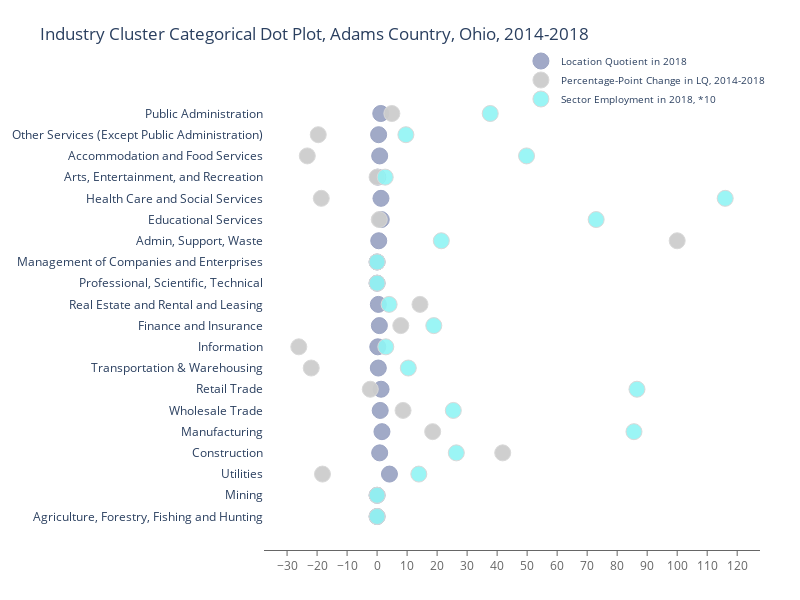

The code cell stored with this chart in its notebook:
### Code cell
import plotly.graph_objects as go

y = df['Description'].values.tolist()
fig = go.Figure()

fig.add_trace(go.Scatter(
    x=df['Adams_LQ_2018'], y=y,
    name='Location Quotient in 2018',
    marker=dict(
        color='rgba(156, 165, 196, 0.95)',
        line_color='rgba(156, 165, 196, 1.0)',
    )
))
fig.add_trace(go.Scatter(
    x=df['Adams_LQ_growth'], y=y,
    name='Percentage-Point Change in LQ, 2014-2018',
    marker=dict(
        color='rgba(204, 204, 204, 0.95)',
        line_color='rgba(217, 217, 217, 1.0)'
    )
))

fig.add_trace(go.Scatter(
    x=df['Jobs_adams']/10, y=y,
    name='Sector Employment in 2018, *10',
    marker=dict(
        color='rgba(144, 244, 244, 0.9)',
        line_color='rgba(217, 217, 217, 1.0)'
    )
))

fig.update_traces(mode='markers', marker=dict(line_width=1, symbol='circle', size=16))

fig.update_layout(
    title="Industry Cluster Categorical Dot Plot, Adams Country, Ohio, 2014-2018",
    xaxis=dict(
        showgrid=True,
        showline=True,
        linecolor='rgb(102, 102, 102)',
        tickfont_color='rgb(102, 102, 102)',
        showticklabels=True,
        dtick=10,
        ticks='outside',
        tickcolor='rgb(102, 102, 102)',
    ),
    margin=dict(l=140, r=40, b=50, t=80),
    legend=dict(
        font_size=10,
        yanchor='middle',
        xanchor='right',
    ),
    width=800,
    height=600,
    paper_bgcolor='white',
    plot_bgcolor='white',
    hovermode='closest',
)
fig.show()

### Figure 1 — Plotly figure (JSON) as saved in the notebook; plotly's stock layout.template omitted (floating-point values rounded to 4 significant figures)
{"data": [{"marker": {"color": "rgba(156, 165, 196, 0.95)", "line": {"color": "rgba(156, 165, 196, 1.0)", "width": 1}, "size": 16, "symbol": "circle"}, "mode": "markers", "name": "Location Quotient in 2018", "type": "scatter", "x": [0, 0, 4.12, 0.86, 1.62, 1.04, 1.32, 0.41, 0.23, 0.76, 0.42, 0, 0, 0.55, 1.39, 1.29, 0.24, 0.86, 0.51, 1.22], "y": ["Agriculture, Forestry, Fishing and Hunting", "Mining", "Utilities", "Construction", "Manufacturing", "Wholesale Trade", "Retail Trade", "Transportation & Warehousing", "Information", "Finance and Insurance", "Real Estate and Rental and Leasing", "Professional, Scientific, Technical", "Management of Companies and Enterprises", "Admin, Support, Waste", "Educational Services", "Health Care and Social Services", "Arts, Entertainment, and Recreation", "Accommodation and Food Services", "Other Services (Except Public Administration)", "Public Administration"]}, {"marker": {"color": "rgba(204, 204, 204, 0.95)", "line": {"color": "rgba(217, 217, 217, 1.0)", "width": 1}, "size": 16, "symbol": "circle"}, "mode": "markers", "name": "Percentage-Point Change in LQ, 2014-2018", "type": "scatter", "x": [null, null, -18.2, 41.86, 18.52, 8.65, -2.27, -21.95, -26.09, 7.89, 14.29, null, null, 100, 0.72, -18.6, 0, -23.26, -19.61, 4.92], "y": ["Agriculture, Forestry, Fishing and Hunting", "Mining", "Utilities", "Construction", "Manufacturing", "Wholesale Trade", "Retail Trade", "Transportation & Warehousing", "Information", "Finance and Insurance", "Real Estate and Rental and Leasing", "Professional, Scientific, Technical", "Management of Companies and Enterprises", "Admin, Support, Waste", "Educational Services", "Health Care and Social Services", "Arts, Entertainment, and Recreation", "Accommodation and Food Services", "Other Services (Except Public Administration)", "Public Administration"]}, {"marker": {"color": "rgba(144, 244, 244, 0.9)", "line": {"color": "rgba(217, 217, 217, 1.0)", "width": 1}, "size": 16, "symbol": "circle"}, "mode": "markers", "name": "Sector Employment in 2018, *10", "type": "scatter", "x": [0, 0, 13.9, 26.4, 85.6, 25.4, 86.6, 10.4, 2.9, 18.9, 4, 0, 0, 21.4, 73, 116, 2.7, 49.8, 9.6, 37.7], "y": ["Agriculture, Forestry, Fishing and Hunting", "Mining", "Utilities", "Construction", "Manufacturing", "Wholesale Trade", "Retail Trade", "Transportation & Warehousing", "Information", "Finance and Insurance", "Real Estate and Rental and Leasing", "Professional, Scientific, Technical", "Management of Companies and Enterprises", "Admin, Support, Waste", "Educational Services", "Health Care and Social Services", "Arts, Entertainment, and Recreation", "Accommodation and Food Services", "Other Services (Except Public Administration)", "Public Administration"]}], "layout": {"height": 600, "hovermode": "closest", "legend": {"font": {"size": 10}, "xanchor": "right", "yanchor": "middle"}, "margin": {"b": 50, "l": 140, "r": 40, "t": 80}, "paper_bgcolor": "white", "plot_bgcolor": "white", "title": {"text": "Industry Cluster Categorical Dot Plot, Adams Country, Ohio, 2014-2018"}, "width": 800, "xaxis": {"dtick": 10, "linecolor": "rgb(102, 102, 102)", "showgrid": true, "showline": true, "showticklabels": true, "tickcolor": "rgb(102, 102, 102)", "tickfont": {"color": "rgb(102, 102, 102)"}, "ticks": "outside"}}}
